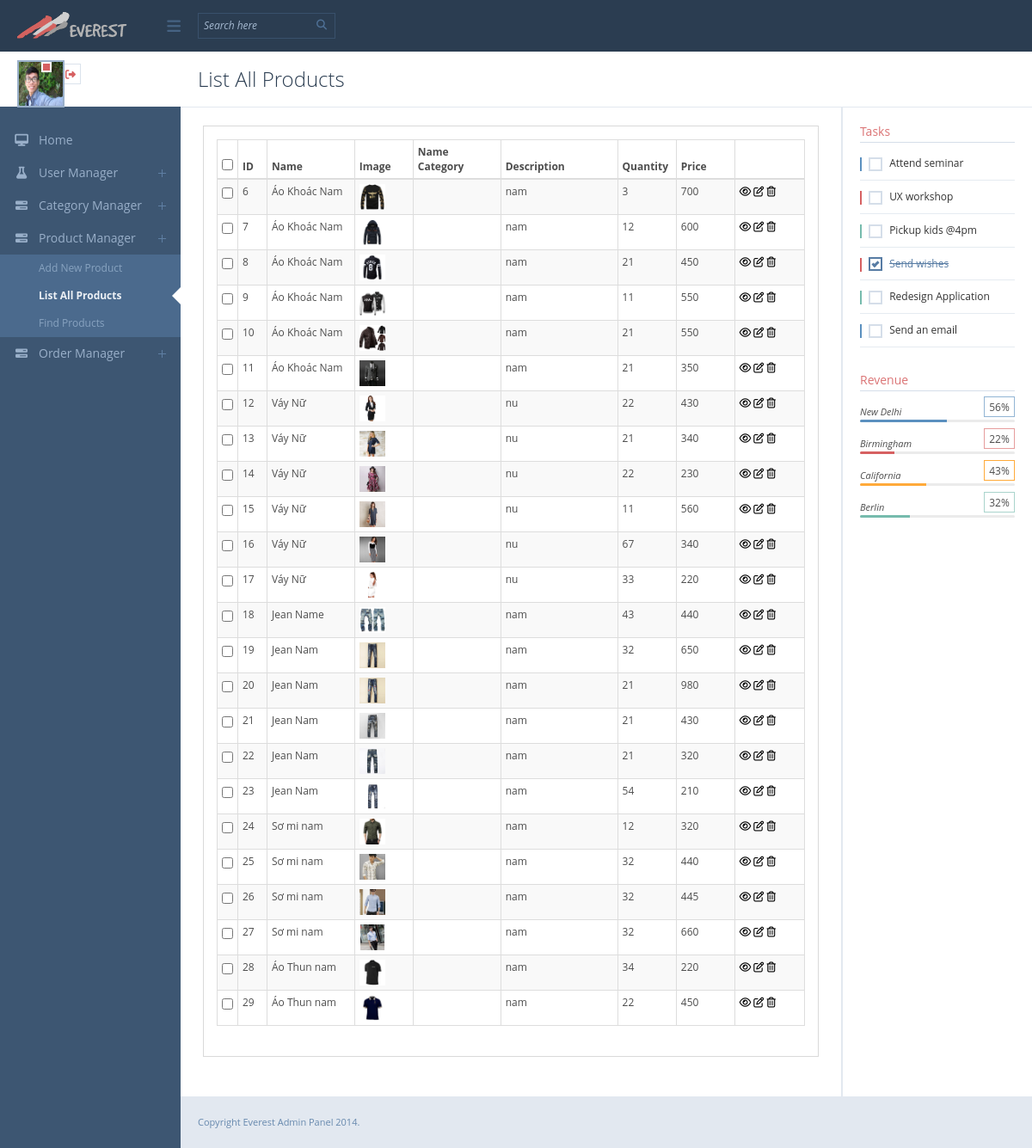
/back_end/index.php?action=product_list (signed in), run on the app's committed database.
### tables this page shows
CREATE TABLE `product` (
  `id_product` int(255) NOT NULL,
  `name_product` varchar(50) NOT NULL,
  `description` text NOT NULL,
  `price` varchar(50) NOT NULL,
  `quantity` int(11) NOT NULL,
  `status` text NOT NULL,
  `day_added` date DEFAULT NULL,
  `hinh_product` text NOT NULL,
  `is_featured` bit(1) NOT NULL,
  `id_category` varchar(50) DEFAULT NULL,
  `name_category` varchar(50) DEFAULT NULL
);

### model/data/ProductDao.php (called while the page is built, shortened)
<?php
class ProductDao {
    private $db;
    function __construct($db) {
        $this->db = $db;
    }
    function findAll() {
        $sql = "select * from product";
        $command = $this->db->prepare($sql);
        $command->execute();
        $result = $command->fetchAll();
        return $result;
    }
}

### back_end/views/products/list.php (the view, shortened to what this page needs)
<?php include 'common/header.php'; ?>
<div class="dashboard-wrapper">
    <div class="top-bar">
        <div class="page-title">
            List All Products
        </div>
    </div>
    <div class="main-container">
        <div class="container-fluid">
            <div class="spacer">
                <div class="row">
                    <div class="col-md-12 col-sm-12 col-xs-12">
                        <div class="panel">
                            <div class="panel-body">
                                <div class="table-responsive">
                                    <div id="dt_example" class="table-responsive example_alt_pagination clearfix">
                                        <table class="table table-condensed table-striped table-hover table-bordered pull-left" id="data-table">
                                            <thead>
                                                <tr>
                                                    <th style="width:3%">
                                                        <input type="checkbox">
                                                    </th>
                                                    <th style="width:5%">ID</th>
                                                    <th style="width:15%">Name</th>
                                                    <th style="width:10%">Image</th>
                                                    <th style="width:15%">Name Category</th>
                                                    <th style="width:20%">Description</th>
                                                    <th style="width:10%">Quantity</th>
                                                    <th style="width:10%">Price</th>
                                                    <th style="width:15%">&nbsp;</th>
                                                </tr>
                                            </thead>
                                            <tbody>
                                                <?php
                                                if (!empty($result)):
                                                    $ch = 'A';
                                                    foreach ($result as $row) :
                                                        ?>
                                                        <tr class="grade<?= $ch ?>">
                                                            <td>
                                                                <input type="checkbox">
                                                            </td>
                                                            <td><?= $row['id_product'] ?></td>
                                                            <td><?= $row['name_product'] ?></td>
                                                            <td><?php if (!empty($row['hinh_product'])): ?>
                                                                <img src="../<?=$row['hinh_product']?>" width="30" height="30">
                                                                <?php else: ?>
                                                                    &nbsp;
                                                                <?php endif ?>
                                                            </td>
                                                            <td><?= $row['name_category'] ?></td>
                                                            <td><?= $row['description'] ?></td>
                                                            <td><?= $row['quantity'] ?></td>
                                                            <td><?= $row['price'] ?></td>
                                                            <td>
                                                                <?php include 'common/list_control_buttons.php';?>
                                                            </td>
                                                        </tr>
                                                        <?php
                                                        $ch ++;
                                                    endforeach;
                                                endif;
                                                ?>
                                            </tbody>
                                        </table>
                                    </div>
                                </div>
                            </div>
                        </div>
                    </div>
                </div>
            </div>
        </div>
    </div>
    <div class="right-sidebar">
        <div class="add-on clearfix">
            <div class="add-on-wrapper">
                <h5>Tasks</h5>
                <div class="todo">
                    <fieldset class="todo-list">
                        <label class="todo-list-item info">
                            <span class="todo-list-mark"></span>
                            <span class="todo-list-desc">Attend seminar</span>
                        </label>
                        <label class="todo-list-item danger">
                            <span class="todo-list-mark"></span>
                            <span class="todo-list-desc">UX workshop</span>
                        </label>
                        <label class="todo-list-item success">
                            <span class="todo-list-mark"></span>
                            <span class="todo-list-desc">Pickup kids @4pm</span>
                        </label>
                        <label class="todo-list-item danger">
                            <span class="todo-list-mark"></span>
                            <span class="todo-list-desc">Send wishes</span>
                        </label>
                        <label class="todo-list-item success">
                            <span class="todo-list-mark"></span>
                            <span class="todo-list-desc">Redesign Application</span>
                        </label>
                        <label class="todo-list-item info">
                            <span class="todo-list-mark"></span>
                            <span class="todo-list-desc">Send an email</span>
                        </label>
                    </fieldset>
                </div>
            </div>
        </div>
        <div class="add-on clearfix">
            <div class="add-on-wrapper">
                <h5>Revenue</h5>
                <ul class="revenue-from">
                    <li>
                        <small>New Delhi</small>
                        <div class="progress progress-xs">
                            <div class="progress-bar progress-bar-info" role="progressbar" aria-valuenow="56" aria-valuemin="0" aria-valuemax="100" style="width: 56%">
                            </div>
                        </div>
                        <span class="revenue-perc info">56%</span>
                    </li>
                    <li>
                        <small>Birmingham</small>
                        <div class="progress progress-xs">
                            <div class="progress-bar progress-bar-danger" role="progressbar" aria-valuenow="22" aria-valuemin="0" aria-valuemax="100" style="width: 22%">
                            </div>
                        </div>
                        <span class="revenue-perc danger">22%</span>
                    </li>
                    <li>
                        <small>California</small>
                        <div class="progress progress-xs">
                            <div class="progress-bar progress-bar-warning" role="progressbar" aria-valuenow="43" aria-valuemin="0" aria-valuemax="100" style="width: 43%">
                            </div>
                        </div>
                        <span class="revenue-perc warning">43%</span>
                    </li>
                    <li>
                        <small>Berlin</small>
                        <div class="progress progress-xs">
                            <div class="progress-bar progress-bar-success" role="progressbar" aria-valuenow="32" aria-valuemin="0" aria-valuemax="100" style="width: 32%">
                            </div>
                        </div>
                        <span class="revenue-perc success">32%</span>
                    </li>
                </ul>
            </div>
        </div>
    </div>
    <footer>
        Copyright Everest Admin Panel 2014.
    </footer>
</div>
<?php include 'common/footer.php'; ?>

### back_end/common/list_control_buttons.php
<a data-toggle="tooltip" data-placement="left" title=""
   data-original-title="View Detail" href="index.php?action=<?= $type ?>_detail&id_<?= $type ?>=<?= $row['id_'.$type  ] ?>">
    <i class="fa fa-eye"></i>
</a>
<a data-toggle="tooltip" data-placement="left" title=""
   data-original-title="Edit"
   href="index.php?action=<?= $type ?>_edit&id_<?= $type ?>=<?= $row['id_'.$type ] ?>">
    <i class="fa fa-edit"></i>
</a>
<a href="#" data-toggle="tooltip" data-placement="left" title=""
   data-original-title="Delete"
   onclick="confirmDelete('index.php?action=<?= $type ?>_delete&id_<?= $type ?>=<?= $row[ 'id_'.$type ] ?>', '<?= $type ?>')">
    <i class="fa fa-trash-o"></i>
</a>

### data on the page
product: id_product "6", name_product "Áo Khoác Nam", hinh_product (picture), description "nam", quantity "3", price "700"
product: id_product "7", name_product "Áo Khoác Nam", hinh_product (picture), description "nam", quantity "12", price "600"
product: id_product "8", name_product "Áo Khoác Nam", hinh_product (picture), description "nam", quantity "21", price "450"
product: id_product "9", name_product "Áo Khoác Nam", hinh_product (picture), description "nam", quantity "11", price "550"
product: id_product "10", name_product "Áo Khoác Nam", hinh_product (picture), description "nam", quantity "21", price "550"
product: id_product "11", name_product "Áo Khoác Nam", hinh_product (picture), description "nam", quantity "21", price "350"
product: id_product "12", name_product "Váy Nữ", hinh_product (picture), description "nu", quantity "22", price "430"
product: id_product "13", name_product "Váy Nữ", hinh_product (picture), description "nu", quantity "21", price "340"
product: id_product "14", name_product "Váy Nữ", hinh_product (picture), description "nu", quantity "22", price "230"
product: id_product "15", name_product "Váy Nữ", hinh_product (picture), description "nu", quantity "11", price "560"
product: id_product "16", name_product "Váy Nữ", hinh_product (picture), description "nu", quantity "67", price "340"
product: id_product "17", name_product "Váy Nữ", hinh_product (picture), description "nu", quantity "33", price "220"
product: id_product "18", name_product "Jean Name", hinh_product (picture), description "nam", quantity "43", price "440"
product: id_product "19", name_product "Jean Nam", hinh_product (picture), description "nam", quantity "32", price "650"
product: id_product "20", name_product "Jean Nam", hinh_product (picture), description "nam", quantity "21", price "980"
product: id_product "21", name_product "Jean Nam", hinh_product (picture), description "nam", quantity "21", price "430"
product: id_product "22", name_product "Jean Nam", hinh_product (picture), description "nam", quantity "21", price "320"
product: id_product "23", name_product "Jean Nam", hinh_product (picture), description "nam", quantity "54", price "210"
product: id_product "24", name_product "Sơ mi nam", hinh_product (picture), description "nam", quantity "12", price "320"
product: id_product "25", name_product "Sơ mi nam", hinh_product (picture), description "nam", quantity "32", price "440"
product: id_product "26", name_product "Sơ mi nam", hinh_product (picture), description "nam", quantity "32", price "445"
product: id_product "27", name_product "Sơ mi nam", hinh_product (picture), description "nam", quantity "32", price "660"
product: id_product "28", name_product "Áo Thun nam", hinh_product (picture), description "nam", quantity "34", price "220"
product: id_product "29", name_product "Áo Thun nam", hinh_product (picture), description "nam", quantity "22", price "450"
